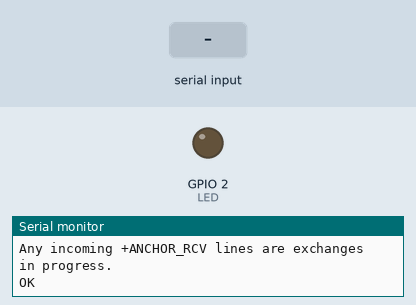
The sketch below on a simulated ESP32. Parts: output pins drawn as LEDs (lit = HIGH), the last lines printed to the serial monitor. The test bench sets the inputs (shaded band). The modem accepts every AT command (registered, SIM ready, sends succeed) and sends nothing else; pins used as bus, display or sensor lines are not drawn.

Above: at 14.0 s.
14.1 s: "+ERR\n" received over the second serial link
At 15.1 s:
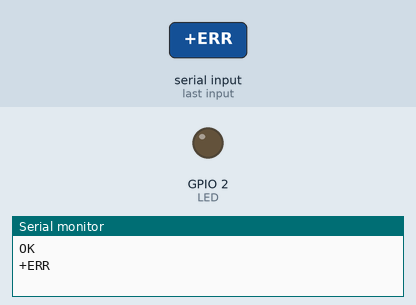
15.6 s: "+TAG_RCV=\n" received over the second serial link
At 16.3 s:
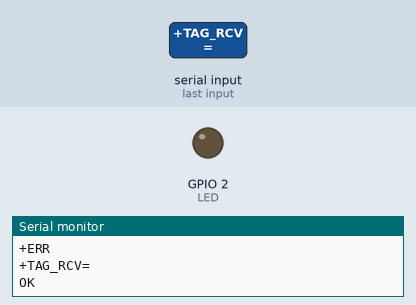
17.1 s: "1\n" received over the second serial link
At 17.4 s:
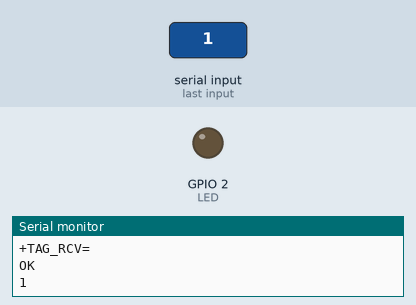
Timing chart, 0 to 20.1 s (numbered marks = the images above; inputs shaded):
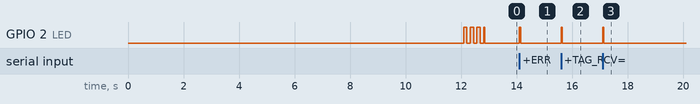

Measured:
- after the input at 14.1 s, GPIO 2 (LED): LOW → HIGH at once, → LOW 0.04 s later
- after the input at 15.6 s, GPIO 2 (LED): LOW → HIGH at once, → LOW 0.04 s later
- after the input at 17.1 s, GPIO 2 (LED): LOW → HIGH at once, → LOW 0.04 s later
- by itself, GPIO 2 (LED): repeats every 0.24 s: HIGH 0.12 s, LOW 0.12 s

The sketch:

RYUM122_Lite_UWB_Anchor.ino
```cpp
// UWB Anchor — RYUW122 in RESPONDER mode
// ESP32 pin 17 (TX2) → RYUW122 RXD
// ESP32 pin 16 (RX2) ← RYUW122 TXD
// ESP32 pin 5         → RYUW122 NRST (reset pulse at boot)
// Author: Tipu / IoT Bhai

#include <Arduino.h>

#define UWB_TX 17   // board label TX2
#define UWB_RX 16   // board label RX2
#define UWB_NRST 5  // GPIO5 -> RYUW122 NRST (pin 2)
#define LED    2   // built-in LED on most ESP32 dev boards

HardwareSerial UWB(2);

// -------- Network settings (must match the tag) --------
// Per Reyax AT guide: NETWORKID and ADDRESS are exactly 8 ASCII chars,
// CPIN is a 32-char hex AES-128 key. Shorter values are rejected (+ERR=3).
const char* NET_ID  = "IOTBHAI1";
const char* NET_PIN = "10203040506070801020304050607080";
const char* MY_ADDR = "ANCHOR01";  // change to ANCHOR02, ANCHOR03 for extra anchors later

// ---- AT helpers ----
// The module drops characters if commands arrive back-to-back (it's busy
// writing flash), so: pause before each command, pace the bytes, retry.
String sendAT(const String& cmd, uint8_t tries = 3, uint32_t timeout = 400) {
  String resp;
  for (uint8_t i = 0; i < tries; i++) {
    delay(100);
    while (UWB.available()) UWB.read();        // flush
    Serial.print(">> "); Serial.println(cmd);
    for (size_t k = 0; k < cmd.length(); k++) { UWB.write(cmd[k]); delayMicroseconds(500); }
    UWB.print("\r\n");

    resp = "";
    uint32_t t0 = millis();
    while (millis() - t0 < timeout) {
      if (!UWB.available()) continue;
      resp += (char)UWB.read();
      if (resp.endsWith("\r\n") && resp.indexOf('+') >= 0) break;   // +OK, +ERR=n, +XXX=value
    }
    Serial.print("<< "); Serial.print(resp);
    if (!resp.endsWith("\r\n")) Serial.println("(timeout)");
    if (resp.indexOf('+') >= 0 && resp.indexOf("+ERR") < 0) return resp;
  }
  return resp;
}

void blink(uint8_t n, uint16_t ms = 80) {
  for (uint8_t i = 0; i < n; i++) {
    digitalWrite(LED, HIGH); delay(ms);
    digitalWrite(LED, LOW);  delay(ms);
  }
}

void setup() {
  pinMode(LED, OUTPUT);
  Serial.begin(115200);
  delay(200);

  UWB.begin(115200, SERIAL_8N1, UWB_RX, UWB_TX);

  // On ESP32 the module doesn't start cleanly on its own —
  // pulse NRST once after the UART is up, then wait for +READY.
  pinMode(UWB_NRST, OUTPUT);
  digitalWrite(UWB_NRST, LOW);
  delay(100);
  digitalWrite(UWB_NRST, HIGH);
  delay(1000);

  Serial.println();
  Serial.println("======================================");
  Serial.print  ("  UWB Anchor  ["); Serial.print(MY_ADDR); Serial.println("]");
  Serial.println("======================================");

  // Sanity check
  sendAT("AT");

  // Responder mode. Note: Reyax calls MODE=0 "TAG" (the passive side),
  // so our fixed "anchor" is a Reyax TAG. Only naming differs.
  sendAT("AT+MODE=0");

  // Network + address + shared key
  sendAT(String("AT+NETWORKID=") + NET_ID);
  sendAT(String("AT+ADDRESS=") + MY_ADDR);
  sendAT(String("AT+CPIN=") + NET_PIN);

  // Preload the 1-byte reply payload. Reyax wants initiator/responder
  // payloads within 3 bytes of each other for the distance calc.
  sendAT("AT+TAG_SEND=1,P");

  // Read back what the module actually stored
  Serial.println("\n-- verify --");
  sendAT("AT+MODE?", 1);
  sendAT("AT+NETWORKID?", 1);
  sendAT("AT+ADDRESS?", 1);
  sendAT("AT+CPIN?", 1);

  Serial.println();
  Serial.println("Anchor ready. Waiting for ranging requests...");
  Serial.println("Any incoming +ANCHOR_RCV lines are exchanges in progress.");
  Serial.println();

  blink(3, 120);
}

void loop() {
  // Forward whatever the RYUW122 emits to USB serial for visibility,
  // and blink LED on every incoming byte so you can see it working.
  static uint32_t ledOn = 0;
  static String line;
  while (UWB.available()) {
    char c = UWB.read();
    Serial.write(c);
    digitalWrite(LED, HIGH);
    ledOn = millis();
    if (c == '\n') {
      // Each exchange consumes the stored payload, so re-arm it
      if (line.startsWith("+TAG_RCV=")) UWB.print("AT+TAG_SEND=1,P\r\n");
      line = "";
    } else if (c != '\r' && line.length() < 64) {
      line += c;
    }
  }
  if (ledOn && millis() - ledOn > 40) { digitalWrite(LED, LOW); ledOn = 0; }
}
```
